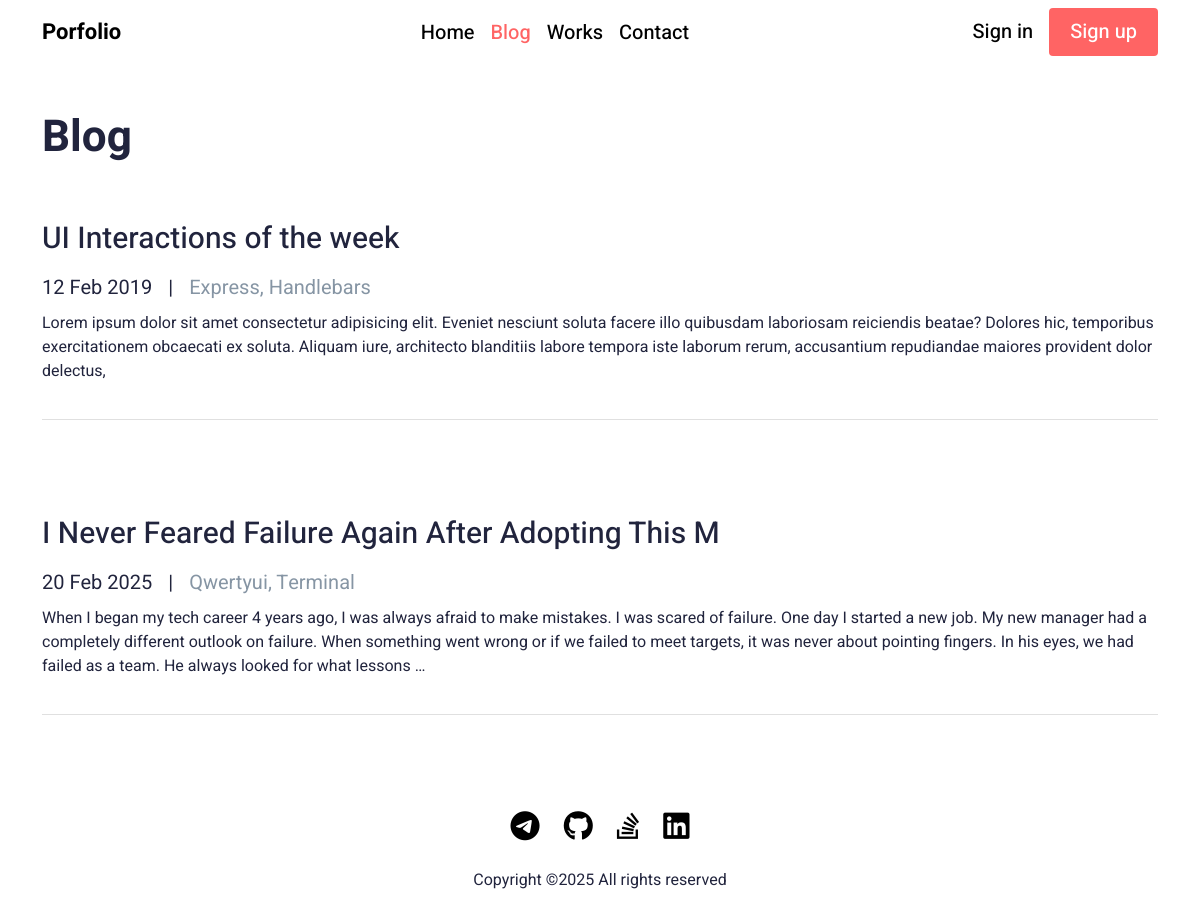
The page /blog/ on the database as committed earlier.
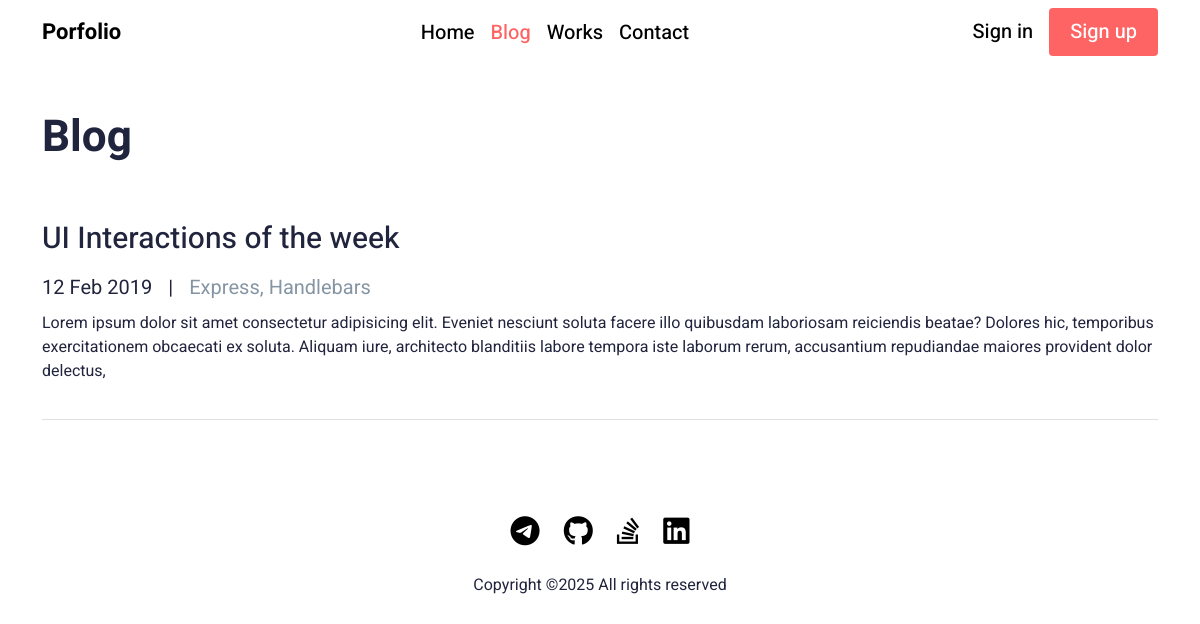
The same page on the database as committed later.
### blog/models.py (models this page shows)
class Post(models.Model):
    title = models.CharField(max_length=50)
    content = RichTextField()
    date_posted = models.DateTimeField(auto_now_add=True)
    tags = models.ManyToManyField('Tags')
    class Meta:
        ordering = [ '-date_posted']
        verbose_name ='Post'
        verbose_name_plural = 'Posts'

class Tags(models.Model):
    name = models.CharField((""), max_length=50)
    class Meta:
         verbose_name ='Tag'
         verbose_name_plural = 'Tags'

### blog/views.py (the view)
# urls.py: path('', PostListView.as_view(), name='blog'),
class PostListView(ListView):
    model = Post
    template_name = 'main/blog.html'
    context_object_name ='posts'
    ordering = ['-date_posted']

### templates/main/blog.html (shortened to what this page needs)
{% extends 'base.html' %}
{% load static %}
{% block content %}
<div class="container py-5">
    <h1 class="home_title">Blog</h1>
    <div class="blog_cards py-5 d-flex flex-column row-gap-3">
        <div class="blog_card d-flex flex-column row-gap-2"
            style="border-bottom: 1px solid #E0E0E0; padding-bottom: 20px;">
            <a href="" class="text-decoration-none">
                <h2 class="blog_title_2">UI Interactions of the week</h2>
            </a>
            <div class="d-flex gap-3">
                <span class="blog_date">12 Feb 2019</span>
                <span class="blog_date">|</span>
                <span class="tags">Express, Handlebars</span>
            </div>
            <p>Lorem ipsum dolor sit amet consectetur adipisicing elit. Eveniet nesciunt soluta facere illo quibusdam
                laboriosam reiciendis beatae? Dolores hic, temporibus exercitationem obcaecati ex soluta. Aliquam iure,
                architecto blanditiis labore tempora iste laborum rerum, accusantium repudiandae maiores provident dolor
                delectus,</p>
        </div>
    </div>
    {% for post in posts %}
    <div class="blog_cards py-5 d-flex flex-column row-gap-3">
        <div class="blog_card d-flex flex-column row-gap-2"
            style="border-bottom: 1px solid #E0E0E0; padding-bottom: 20px;">
            <a href="{% url 'blog_detail' post.pk %}" class="text-decoration-none">
                <h2 class="blog_title_2">{{ post.title }}</h2>
            </a>
            <div class="d-flex gap-3">
                <span class="blog_date">{{ post.date_posted|date:"j M Y"}}</span>
                <span class="blog_date">|</span>
                <span class="tags">{% for tag in post.tags.all %}{{ tag.name|capfirst }}{% if not forloop.last%},{%endif%} {% endfor %}</span>
            </div>
            <p>
                {{post.content|safe|striptags|truncatewords:70}}
            </p>
        </div>
    </div>
    {% endfor %}
</div>
{% endblock %}

### templates/base.html (shortened to what this page needs)
{% load static%}
<!doctype html>
<html lang="en">
<head>
    <link rel="stylesheet" href="{% static 'vendor/css/bootstrap.css' %}">
    <link rel="stylesheet" href="{% static 'main/css/style.css' %}">
</head>
<body>
{% include 'layouts/navbar.html'%}
{% block content %}
{% endblock %}
{% include 'layouts/footer.html'%}
</body>
</html>

### templates/layouts/navbar.html (shortened to what this page needs)
<div class="home">
            <nav class="navbar navbar-expand-lg">
                <div class="container">
                    <a class="navbar-brand" style="font-size: 22px; font-weight: 700" href="{% url 'home' %}">Porfolio</a>
                    <div class="collapse navbar-collapse" id="navbarSupportedContent">
                        <ul class="navbar-nav m-auto mb-2 mb-lg-0">
                            <li class="nav-item">
                                <a class="nav-link my_nav  {% if request.path == '/' %} active  {% endif %} " aria-current="page" href="{% url 'home' %}">Home</a>
                            </li>
                            <li class="nav-item">
                                <a class="nav-link my_nav  {% if request.path == '/blog/' or request.resolver_match.url_name ==  'blog_detail' %} active  {% endif %}     " href="{% url 'blog' %}">Blog</a>
                            </li>
                            <li class="nav-item">
                                <a class="nav-link my_nav" href="works.html">Works</a>
                            </li>
                            <li class="nav-item">
                                <a class="nav-link my_nav" href="contact.html">Contact</a>
                            </li>
                        </ul>
                        <div class="d-flex gap-3 justify-content-center align-items-center">
                           {% if user.is_authenticated %}
                                <a href="{% url 'logout' %}" class="btn  btn-lg btn-danger">Logout</a>
                           {% else %}
                           <a href="{% url 'login' %}" class="nav-link my_nav btn btn-sm">Sign in</a>
                           <a href="{% url 'signup' %}" class="btn btn-sm btn_cs">Sign up</a>
                           {% endif %}
                        </div>
                    </div>
                </div>
            </nav>
</div>

### templates/layouts/footer.html
    <footer>
        <div class="d-flex flex-column align-items-center">
            <div class="icons d-flex gap-4">
                <a href="https://t.me/Meklodn" target="_blank">
                    <i class="fa-brands fa-telegram" style="font-size: 30px; color: black"></i>
                </a>
                <a href="https://stackoverflow.com/users/29633476/player-and-players" target="_blank">
                    <i class="fa-brands fa-github" style="font-size: 30px; color: black"></i>
                </a>
                <a href="https://stackoverflow.com/users/20241006/khojiakbar-mansuroff">
                    <i class="fa-brands fa-stack-overflow" style="font-size: 30px; color: black"></i>
                </a>
                <a href="https://linkedin.com">
                    <i class="fa-brands fa-linkedin" style="font-size: 30px; color: black"></i>
                </a>
            </div>
            <br>
            <p>Copyright ©2025 All rights reserved </p>
        </div>
    </footer>

### static/main/css/style.css (style rules this page uses)
* { margin: 0; padding: 0; box-sizing: border-box; }
body { font-family: 'Heebo'; font-size: 16px; font-weight: 400; color: var(--dark-font); }
:root { --dark-font: #21243D; --btn-color: #FF6464; --link-color: #00A8CC; --blog-bg: #EDF7FA; }
.my_nav { font-weight: 500; font-size: 20px; color: black; }
.home .active { color: var(--btn-color) !important; }
.btn_cs { font-size: 20px; font-weight: 500; color: white; padding: 8px 20px; background-color: var(--btn-color); }
.home_title { color: var(--dark-font); font-size: 44px; font-weight: 700; }
.tags { color: #8695A4; font-size: 20px; }
.blog_title_2 { font-size: 30px; color: var(--dark-font); font-weight: 500; }
.blog_date { font-size: 20px; }

Rows that differ between the two databases and show on the page:
removed Post: title "I Never Feared Failure Again After Adopting This M", date_posted "20 Feb 2025", content "When I began my tech career 4 years ago, I was always afraid to make mistakes. I was scared of failure. One day I started a new job. My new manager had a completely different outlook on failure. When something went wrong or if we failed to meet targets, it was never about pointing fingers. In his eyes, we had failed as a team. He always looked for what lessons …"
removed Tags: name "Qwertyui"
removed Tags: name "Terminal"
